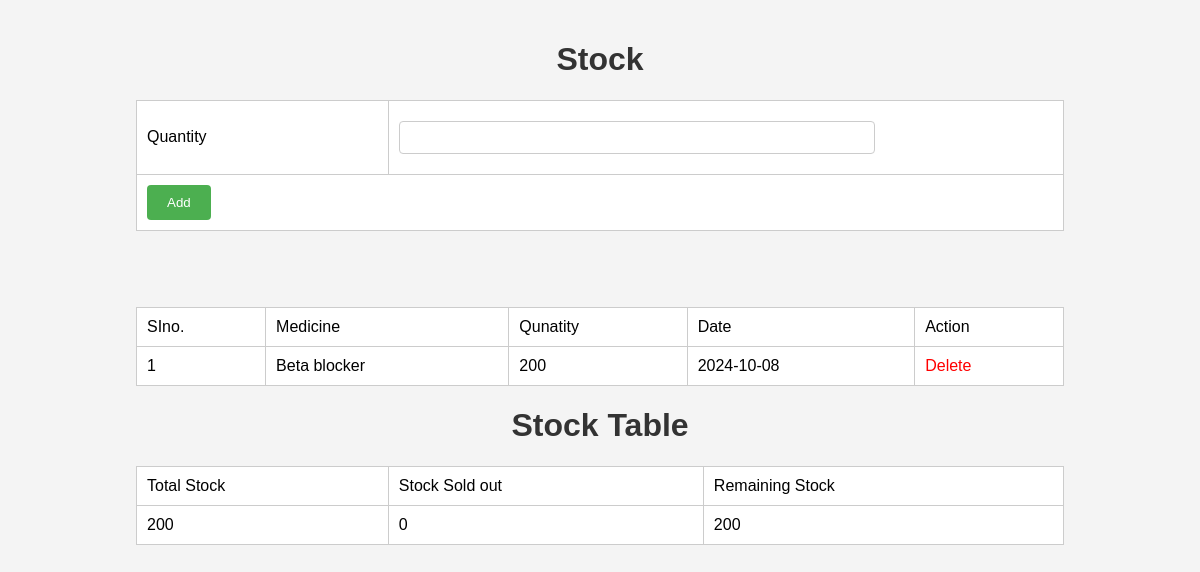
The app's page /Project/Pharmacy/Stock.php?m=1 with its own data.
### tables this page shows
CREATE TABLE `tbl_stock` (
  `stock_id` int(11) NOT NULL,
  `stock_qty` int(30) NOT NULL,
  `stock_date` varchar(30) NOT NULL,
  `medicine_id` int(30) NOT NULL
);

CREATE TABLE `tbl_medicine` (
  `medicine_id` int(11) NOT NULL,
  `medicine_name` varchar(30) NOT NULL,
  `medicine_details` varchar(300) NOT NULL,
  `medicine_price` int(30) NOT NULL,
  `subcat_id` int(11) NOT NULL
);

### Project/Pharmacy/Stock.php (the view, shortened to what this page needs)
<?php
include('../Assets/Connection/Connection.php');
$pid = $_GET["m"];
		?>
<!DOCTYPE html PUBLIC "-//W3C//DTD XHTML 1.0 Transitional//EN" "http://www.w3.org/TR/xhtml1/DTD/xhtml1-transitional.dtd">
<html xmlns="http://www.w3.org/1999/xhtml">
<head>
</head>
<body>
<form action="" method="post">
<h1 align="center">Stock</h1>
<table  border="1" align="center">
  <tr>
    <td>Quantity</td>
    <td><label for="txt_quantity"></label>
      <input type="text" name="txt_quantity" id="txt_quantity" required/></td>
     </tr>
  <tr>
    <td colspan="2" align="center">
    <input type="submit" name="btn_submit" id="btn_submit" value="Add" />
    </tr>
</table>
<br /><br />
<table  border="1" align="center">
  <tr>
    <td>SIno.</td>
    <td>Medicine</td>
    <td>Qunatity</td>
    <td>Date</td>
    <td>Action</td>
  </tr>
  <?php
  $i=0;
  $stock1 = "select * from tbl_stock s inner join tbl_medicine m on m.medicine_id = s.medicine_id where m.medicine_id = '".$pid."'";
  $result1 = $con -> query($stock1);
  while($data = $result1 -> fetch_assoc())
  	{
		$i++;
  ?>
  <tr>
    <td><?php echo $i ?></td>
    <td><?php echo $data["medicine_name"]?></td>
    <td><?php echo $data["stock_qty"]?></td>
    <td><?php echo $data["stock_date"]?></td>
    <td>
    <a href="Stock.php?m=<?php echo $pid; ?>&did=<?php echo $data1["stock_id"]; ?>" class="a">Delete</a>
    </td>
  </tr>
  <?php } ?>
</table>
<h1>Stock Table</h1>
<table  border="1" align="center">
  <tr>
    <td align="center">Total Stock</td>
    <td align="center">Stock Sold out</td>
    <td align="center">Remaining Stock</td>
  </tr>
  <?php
  $totalStockQuery = "select SUM(stock_qty) AS total_stock from tbl_stock WHERE medicine_id = '".$pid."'";
  $totalStockResult = $con -> query($totalStockQuery);
  $totalStockData = $totalStockResult -> fetch_assoc();
  $totalStock = isset($totalStockData['total_stock']) ? $totalStockData['total_stock'] : 0;
  $cartQuery = "SELECT SUM(cart_qty) AS cart_qty FROM tbl_cart WHERE medicine_id = '".$pid."'";
  $cartResult = $con->query($cartQuery);
  $cartData = $cartResult->fetch_assoc();
  $cartQty = isset($cartData['cart_qty']) ? $cartData['cart_qty'] : 0;
  $remainingStock = $totalStock - $cartQty;
  ?>
  <tr>
    <td align="center"><?php echo $totalStock ?></td>
    <td align="center"><?php echo $cartQty ?></td>
    <td align="center"><?php echo $remainingStock ?></td>
  </tr>
</table>
</form>
</body>
</html>

### Project/Pharmacy/Stock.php (style rules this page uses)
body { font-family: Arial, sans-serif; background-color: #f4f4f4; margin: 0; padding: 20px; }
h1 { text-align: center; color: #333; }
table { width: 80%; margin: 20px auto; border-collapse: collapse; background: #fff; }
th, td { padding: 10px; border: 1px solid #ccc; text-align: left; }
input[type="text"] { width: 70%; padding: 8px; margin: 10px 0; border: 1px solid #ccc; border-radius: 4px; }
input[type="submit"] { background-color: #4CAF50; color: white; padding: 10px 20px; border: none; border-radius: 4px; cursor: pointer; }
.a { color: #ff0000; text-decoration: none; }

### records on screen
tbl_stock: medicine.medicine_name "Beta blocker", stock_qty "200", stock_date "2024-10-08"

### other values on screen
$totalStock "200"
$cartQty "0"
$remainingStock "200"
